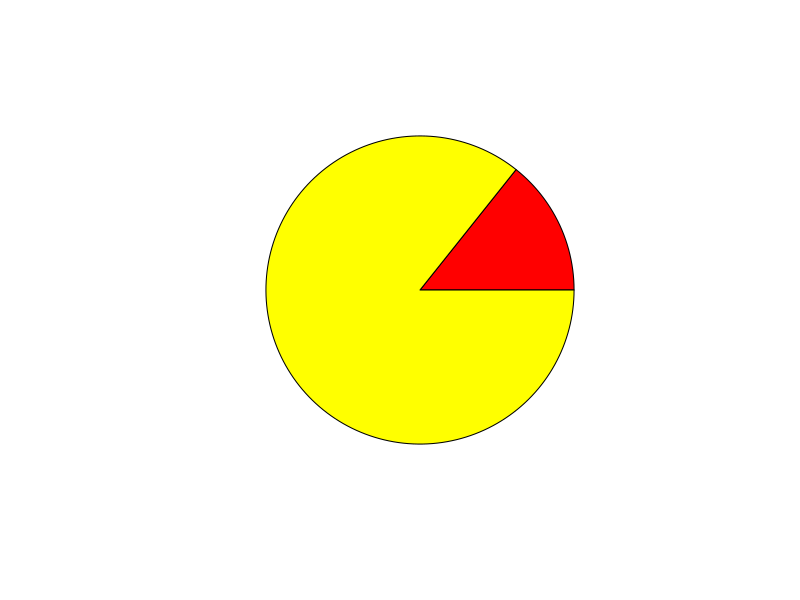
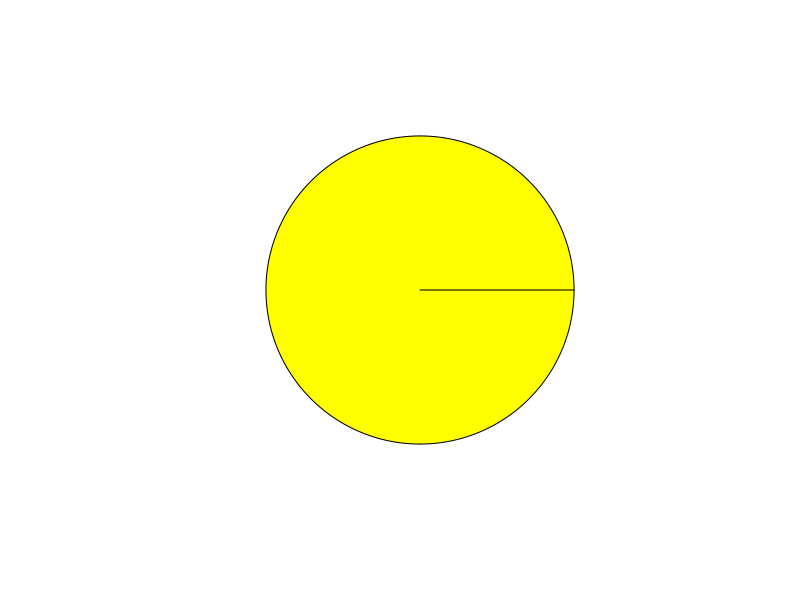
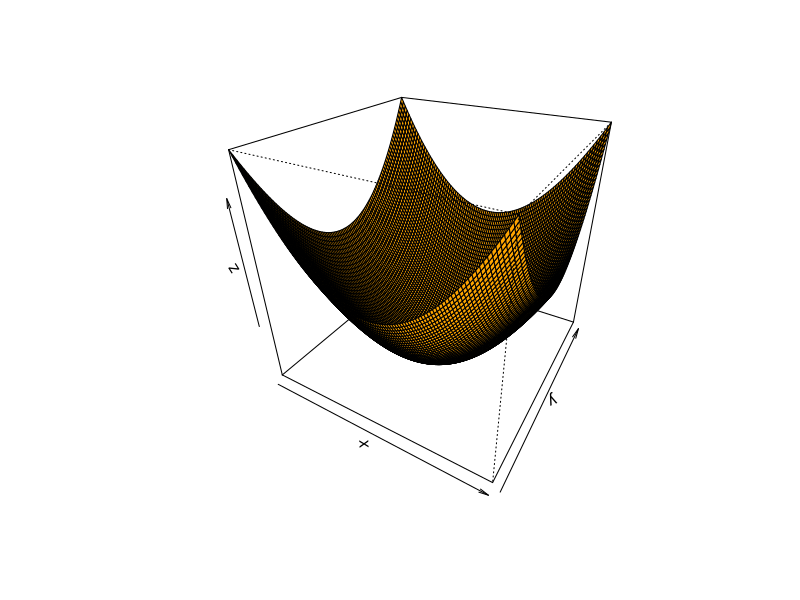
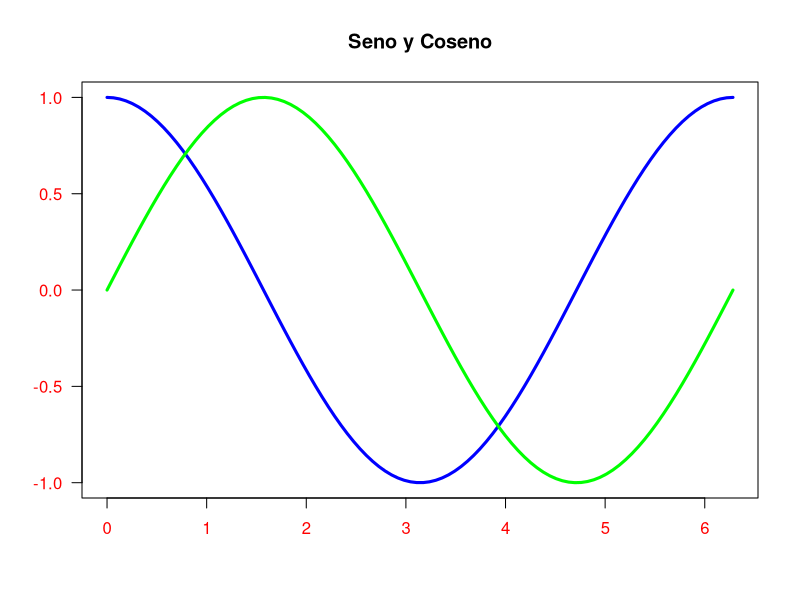
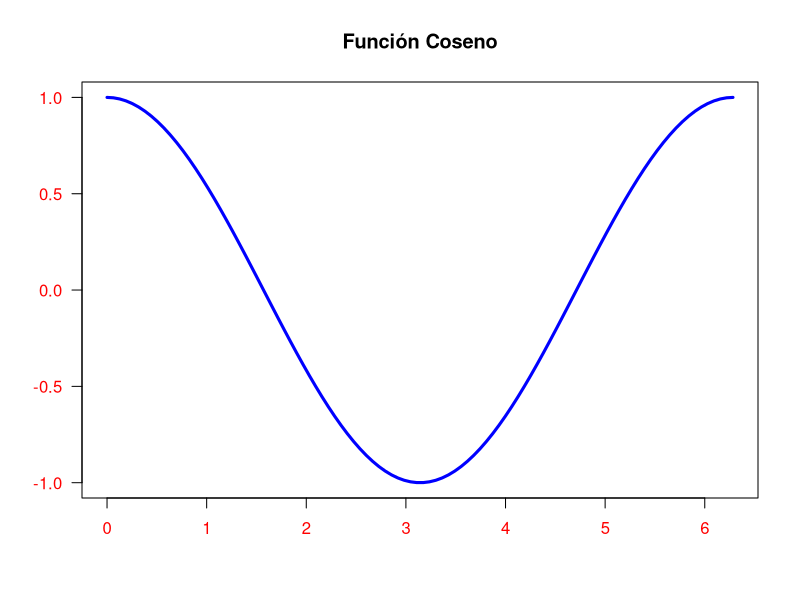
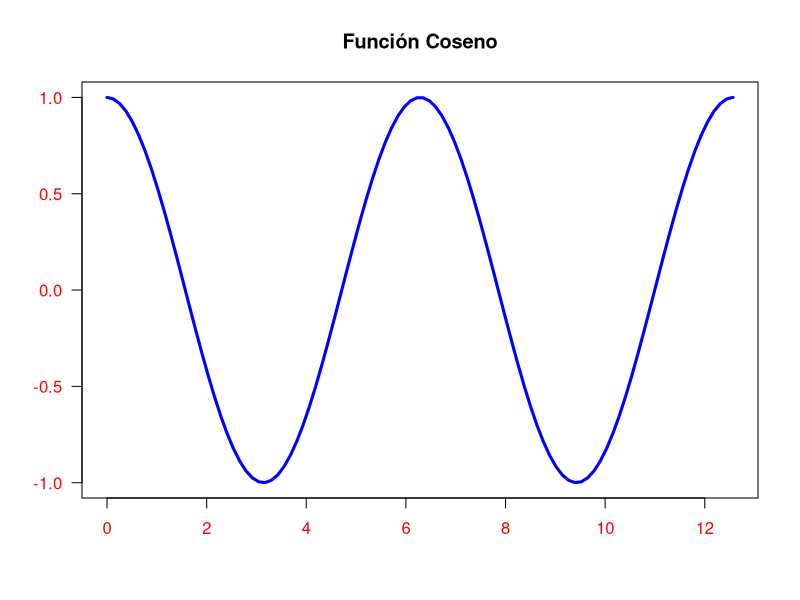
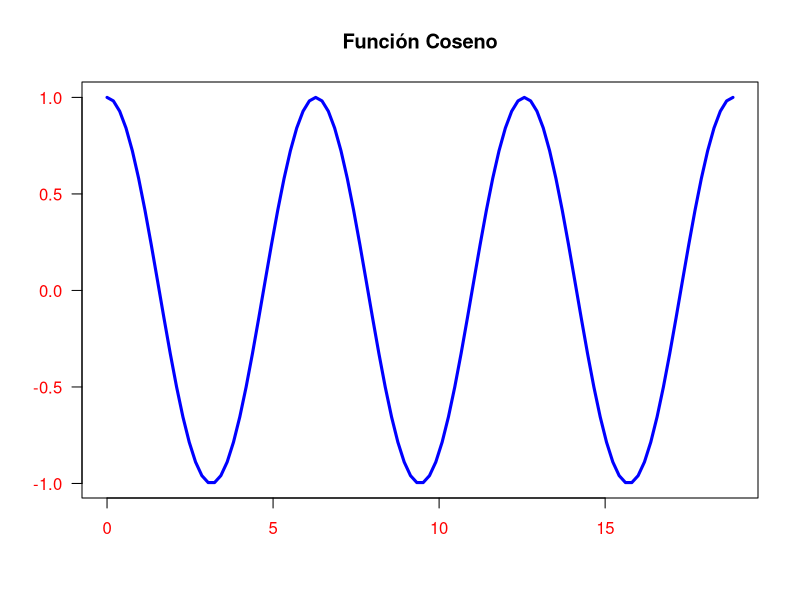
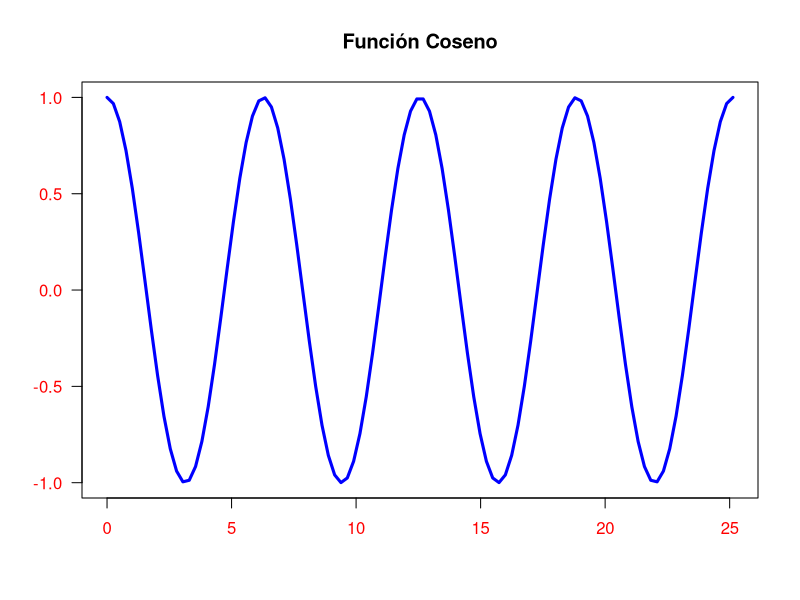

Source code (R) for these figures, in order:
## ---- chunk 1
for (i in 1:2) {
  pie(c(i %% 2, 6), col = c('red', 'yellow'), labels = NA)
}
## ---- chunk 2
x=seq(-3,3,length=100)
y=seq(-3,3,length=100)
parabola=function(x,y) x^2+y^2
z=outer(x, y, parabola)
persp(x,y,z, theta = 30, phi=30, col="orange")
## ---- chunk 3
x=seq(0,2*pi,length=100)
plot(x,cos(x),type="l",col="blue",lwd=3, main="Seno y Coseno", xlab="", ylab="", las=1, col.axis="red")
lines(x,sin(x),col="green",lwd=3)
## ---- chunk 4
x=seq(0,2*pi,length=100)
for (i in 1:5){
  x=seq(0,2*i*pi,length=100)
plot(x,cos(x),type="l",col="blue",lwd=3, main="Función Coseno", xlab="", ylab="", las=1, col.axis="red")
}
